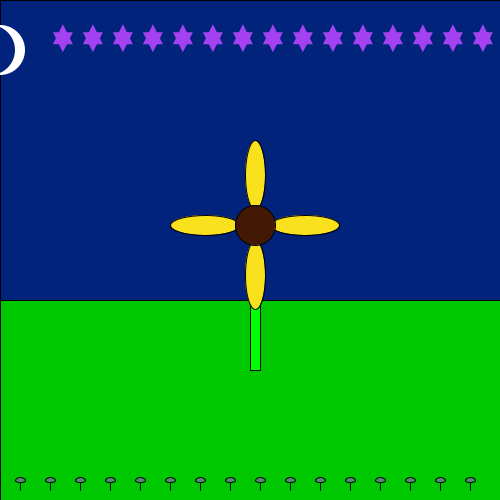
Frame 1 (no input)
Frame 60 (the mouse pressed at the canvas centre just before this capture): identical to frame 1, image omitted
Frame 120 (the mouse held since frame 60 and released just before this capture): identical to frame 1, image omitted

The Processing sketch that drew this single still picture (run headless with seeded random() and noise(); from frame 60 on, the mouse is pressed at the canvas centre):

// Processing sketch: processing_71000
// ── processing_71000.pde

/*****************************************
 * Assignment 02
 * Name:         James Reingruber
 * E-mail:       jreingru@haverford.edu
 * Course:       CS 110 - Section 01
 * Submitted:    September 19, 2012
 * 
 * This is a sketch of a summer night time scene.  A more detailed description of the sketch can be found in the attached word document titled "sketch02jreingru.docx"  
 ***********************************************/


//Declare Variables
float starColor1;
float starColor2;
float starColor3;
float triangleVerticalPosition;
float triangleHorizontalPosition;
float mushroomRed;
float mushroomBlue;
float mushroomGreen;
float petalLength = 60;
float moonLocation;


void setup() {

  //set processing canvas
  size(500, 500);
  background(255);

  //generate random values in following variables
  starColor1 = random(0, 255);
  starColor2 = random(0, 255);
  starColor3 = random(0, 255);
  triangleVerticalPosition = random(-60, 0);
  triangleHorizontalPosition = random(-50, 0);
  mushroomRed = random (0, 255);
  mushroomBlue = random (0, 255);
  mushroomGreen = random (0, 255);
  petalLength = random (60, 85);

  //create grass
  fill (0, 200, 0);
  rect (0, 300, 500, 300);
  //create sky
  fill (1, 35, 124);
  rect (0, 0, 500, 300);

  //moon will follow mouse x- coordinate location
  moonLocation = mouseX;

  //Moon will go from crescent to full moon as mouse travels across screen 
  noStroke ();
  if (mouseX < 100) {
    fill (255);
    ellipse (moonLocation, 50, 50, 50);
    fill (1, 35, 124);
    ellipse (moonLocation - 10, 50, 50, 50);
  } 
  else if (moonLocation > 100 && moonLocation < width/2) {
    fill (255);
    ellipse (moonLocation, 50, 50, 50);
    fill (1, 35, 124);
    ellipse (moonLocation - 20, 50, 50, 50);
  } 
  else if (moonLocation > width/2 && moonLocation < 400) {
    fill (255);
    ellipse (moonLocation, 50, 50, 50);
    fill (1, 35, 124);
    ellipse (moonLocation - 30, 50, 50, 60);
  } 
  else if (moonLocation > 400 && moonLocation < 500) {
    fill (255);
    ellipse (moonLocation, 50, 50, 50);
  }
  //star colors will change everytime background is cleared
  fill (starColor1, starColor2, starColor3);

  //star locations will change everytime background is cleared
  float tx1 = 60 + triangleHorizontalPosition;
  float ty1 = 90 + triangleVerticalPosition;
  float tx2 = 70 + triangleHorizontalPosition;
  float ty2 = 70 + triangleVerticalPosition;
  float tx3 = 80 + triangleHorizontalPosition;
  float ty3 = 90 + triangleVerticalPosition;


  while (tx1 <= 480) {
    triangle (tx1, ty1, tx2, ty2, tx3, ty3);

    tx1 = tx1 + 30;
    tx2 = tx2 + 30;
    tx3 = tx3 + 30;
  }

  float ttx1 = 60 + triangleHorizontalPosition;
  float tty1 = 78 + triangleVerticalPosition;
  float ttx2 = 80 + triangleHorizontalPosition;
  float tty2 = 78 + triangleVerticalPosition;
  float ttx3 = 70 + triangleHorizontalPosition;
  float tty3 = 98 + triangleVerticalPosition;


  while (ttx1 <= 480) {
    triangle (ttx1, tty1, ttx2, tty2, ttx3, tty3);

    ttx1 = ttx1 + 30;
    ttx2 = ttx2 + 30;
    ttx3 = ttx3 + 30;
  }

  // create mushroom coordinates
  stroke (0);
  float mushroomX = 20;
  float mushroomy1 = 480;
  //color mushroom using randomly generated values
  stroke(0);
  fill (mushroomRed, mushroomGreen, mushroomBlue);
  //use while loop to create multiple mushrooms
  while (mushroomX <= 480) {

    line (mushroomX, mushroomy1, mushroomX, mushroomy1 + 10);
    ellipse (mushroomX, mushroomy1, 10, 5);
    mushroomX = mushroomX + 30;
  }

  //create flower stalk and center
  rectMode (CORNER);
  fill (0, 255, 0);
  rect (250, 220, 10, 150);
  fill (67, 24, 4);
  ellipseMode (CENTER);

  //create flower petals and have them randomly change petal length
  fill (250, 225, 30);
  ellipse (255, 275, 20, petalLength);
  ellipse (205, 225, petalLength, 20);  
  ellipse (305, 225, petalLength, 20);
  ellipse (255, 175, 20, petalLength);
  fill (67, 24, 4);
  ellipse (255, 225, 40, 40);
}




void draw() {
}

void mousePressed() {
  if (mouseX > width/2 && mouseY < 300) {
    //create normal bee if mouse is clicked in upper right half of picture    
    //create bee wing by rotating ellipse
    fill(196, 206, 205);
    pushMatrix();
    translate (mouseX + 70, mouseY);
    rotate (radians(45));
    ellipse (-10, -25, 40, 70);
    popMatrix();

    // create bee head 
    fill (229, 229, 12);
    ellipse (mouseX, mouseY, 60, 60);
    line (mouseX + 10, mouseY - 20, mouseX + 40, mouseY - 50);
    line (mouseX - 10, mouseY - 20, mouseX -40, mouseY - 50);
    fill (0);
    ellipse (mouseX + 15, mouseY - 9, 20, 30);
    ellipse (mouseX - 15, mouseY - 9, 20, 30);
    fill (0);
    ellipse (mouseX + 40, mouseY - 50, 4, 4);
    ellipse (mouseX -40, mouseY - 50, 4, 4);

    // create bee body
    fill (229, 229, 12);
    ellipse (mouseX + 80, mouseY, 100, 50);
    strokeWeight (10);
    line (mouseX + 80, mouseY + 22, mouseX + 80, mouseY - 22);
    line (mouseX + 55, mouseY + 17, mouseX + 55, mouseY - 17);
    line (mouseX + 105, mouseY + 17, mouseX + 105, mouseY - 17);
    strokeWeight (1);

    //create second bee wing
    fill(196, 206, 205);
    pushMatrix();
    translate (mouseX + 80, mouseY);
    rotate (radians(45));
    ellipse (-10, -25, 40, 70);
    popMatrix();

    //create mutant bee if mouse is clicked in upper left half of picture
  } 
  else if (mouseX < width/2  && mouseY < 300) {

    //create bee wing
    fill(196, 206, 205);
    pushMatrix();
    translate (mouseX + 70, mouseY);
    rotate (radians(45));
    ellipse (-10, -25, 40, 70);
    popMatrix();

    //create bee head 
    fill (11, 219, 179);
    ellipse (mouseX, mouseY, 60, 60);
    line (mouseX + 10, mouseY - 20, mouseX + 40, mouseY - 50);
    line (mouseX - 10, mouseY - 20, mouseX -40, mouseY - 50);
    fill (0);
    ellipse (mouseX + 15, mouseY - 9, 20, 30);
    ellipse (mouseX - 15, mouseY - 9, 20, 30);
    fill (255, 0, 0);
    ellipse (mouseX + 40, mouseY - 50, 4, 4);
    ellipse (mouseX -40, mouseY - 50, 4, 4);

    // create bee body
    fill (159, 11, 219);
    ellipse (mouseX + 80, mouseY, 100, 50);
    strokeWeight (10);
    line (mouseX + 80, mouseY + 22, mouseX + 80, mouseY - 22);
    line (mouseX + 55, mouseY + 17, mouseX + 55, mouseY - 17);
    line (mouseX + 105, mouseY + 17, mouseX + 105, mouseY - 17);
    strokeWeight (1);

    //create bee wing
    fill(196, 206, 205);
    pushMatrix();
    translate (mouseX + 80, mouseY);
    rotate (radians(45));
    ellipse (-10, -25, 40, 70);
    popMatrix();
   
    // create tall worm creeping out of hole if mouse clicked in lower, left half of picture
  } 
  else if ( mouseX < width/2 && mouseY > 300) {
    //create worm hole
    fill (0); 
    ellipse (mouseX, mouseY + 10, 70, 20);
    //create tall worm body
    fill (106, 58, 18);
    rect (mouseX - 11, mouseY, 21, 16);
    stroke (106, 58, 18);
    strokeWeight (20); 
    strokeCap (ROUND);
    line (mouseX, mouseY, mouseX, mouseY - 80);
    strokeWeight (1);
    stroke (0);
    line (mouseX - 9, mouseY - 10, mouseX + 9, mouseY - 10);
    line (mouseX - 9, mouseY - 30, mouseX + 9, mouseY - 30);
    line (mouseX - 9, mouseY - 50, mouseX + 9, mouseY - 50);
    //create worm eyes and mouth
    fill (0);
    ellipse (mouseX - 4, mouseY - 80, 5, 12);
    ellipse (mouseX + 4, mouseY - 80, 5, 12);
    ellipse (mouseX, mouseY - 67, 10, 10);
    //if mouse is clicked in lower right half of picture, create short worm barely peeking out of hole
  } 
  else {
    //create worm hole
    fill (0); 
    ellipse (mouseX, mouseY + 10, 70, 20);
    //create worm body
    fill (106, 58, 18);
    rect (mouseX - 11, mouseY, 21, 16);
    stroke (106, 58, 18);
    strokeWeight (20); 
    strokeCap (ROUND);
    line (mouseX, mouseY, mouseX, mouseY - 15);
    strokeWeight (1);
    stroke (0);
    //create worm mouth and eyes
    fill (0);
    ellipse (mouseX - 4, mouseY - 15, 5, 12);
    ellipse (mouseX + 4, mouseY - 15, 5, 12);
    ellipse (mouseX, mouseY - 2, 10, 10);
  }
}
//if key is pressed, regenerate background (the follwoing code is almost identical to the coding found under void setup ()
void keyPressed() {
  size(500, 500);
  background(255);
  starColor1 = random(0, 255);
  starColor2 = random(0, 255);
  starColor3 = random(0, 255);
  triangleVerticalPosition = random(-60, 0);
  triangleHorizontalPosition = random(-50, 0);
  mushroomRed = random (0, 255);
  mushroomBlue = random (0, 255);
  mushroomGreen = random (0, 255);
  petalLength = random (60, 85);
  //grass
  fill (0, 200, 0);
  rect (0, 300, 500, 300);
  //sky
  fill (1, 35, 124);
  rect (0, 0, 500, 300);
  //moon
  moonLocation = mouseX;

  //Moon Grows Larger across page
  noStroke ();
  if (mouseX < 100) {
    fill (255);
    ellipse (moonLocation, 50, 50, 50);
    fill (1, 35, 124);
    ellipse (moonLocation - 10, 50, 50, 50);
  } 
  else if (moonLocation > 100 && moonLocation < width/2) {
    fill (255);
    ellipse (moonLocation, 50, 50, 50);
    fill (1, 35, 124);
    ellipse (moonLocation - 20, 50, 50, 50);
  } 
  else if (moonLocation > width/2 && moonLocation < 400) {
    fill (255);
    ellipse (moonLocation, 50, 50, 50);
    fill (1, 35, 124);
    ellipse (moonLocation - 30, 50, 50, 60);
  } 
  else if (moonLocation > 400 && moonLocation < 500) {
    fill (255);
    ellipse (moonLocation, 50, 50, 50);
  }
  //stars
  fill (starColor1, starColor2, starColor3);
  float tx1 = 60 + triangleHorizontalPosition;
  float ty1 = 90 + triangleVerticalPosition;
  float tx2 = 70 + triangleHorizontalPosition;
  float ty2 = 70 + triangleVerticalPosition;
  float tx3 = 80 + triangleHorizontalPosition;
  float ty3 = 90 + triangleVerticalPosition;


  while (tx1 <= 480) {
    triangle (tx1, ty1, tx2, ty2, tx3, ty3);

    tx1 = tx1 + 30;
    tx2 = tx2 + 30;
    tx3 = tx3 + 30;
  }

  float ttx1 = 60 + triangleHorizontalPosition;
  float tty1 = 78 + triangleVerticalPosition;
  float ttx2 = 80 + triangleHorizontalPosition;
  float tty2 = 78 + triangleVerticalPosition;
  float ttx3 = 70 + triangleHorizontalPosition;
  float tty3 = 98 + triangleVerticalPosition;


  while (ttx1 <= 480) {
    triangle (ttx1, tty1, ttx2, tty2, ttx3, tty3);

    ttx1 = ttx1 + 30;
    ttx2 = ttx2 + 30;
    ttx3 = ttx3 + 30;
  }

  // Mushrooms
  float mushroomX = 20;
  float mushroomy1 = 480;

  stroke(0);
  fill (mushroomRed, mushroomGreen, mushroomBlue);

  while (mushroomX <= 480) {

    line (mushroomX, mushroomy1, mushroomX, mushroomy1 + 10);
    ellipse (mushroomX, mushroomy1, 10, 5);
    mushroomX = mushroomX + 30;
  }

  //flower stem and center
  rectMode (CORNER);
  fill (0, 255, 0);
  rect (250, 220, 10, 150);
  fill (67, 24, 4);
  ellipseMode (CENTER);

  //flower petals

  fill (250, 225, 30);
  ellipse (255, 275, 20, petalLength);
  ellipse (205, 225, petalLength, 20);  
  ellipse (305, 225, petalLength, 20);
  ellipse (255, 175, 20, petalLength);
  fill (67, 24, 4);
  ellipse (255, 225, 40, 40);
}
